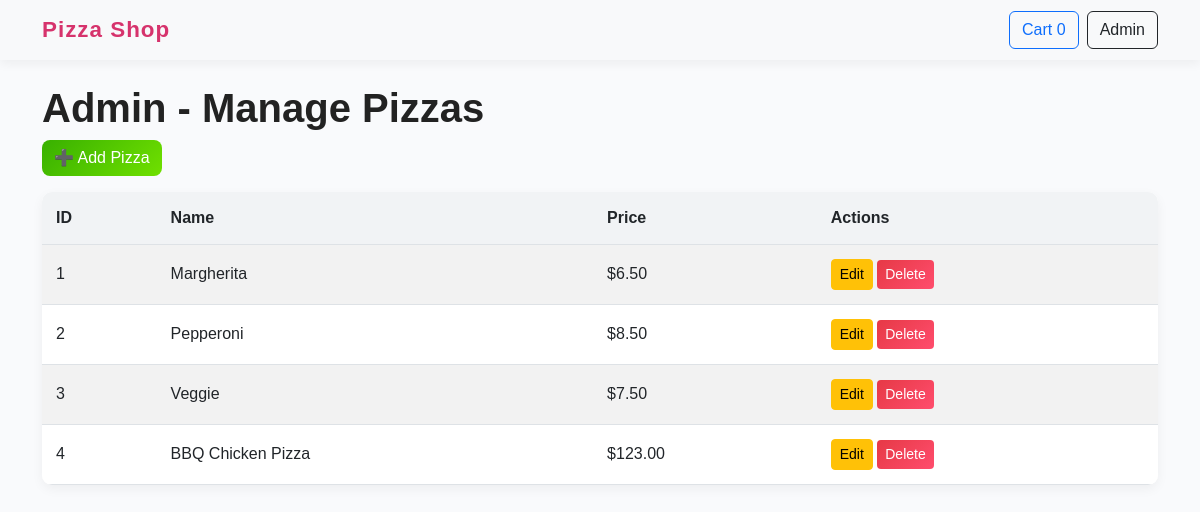
The app's page /admin/pizzas, older data.
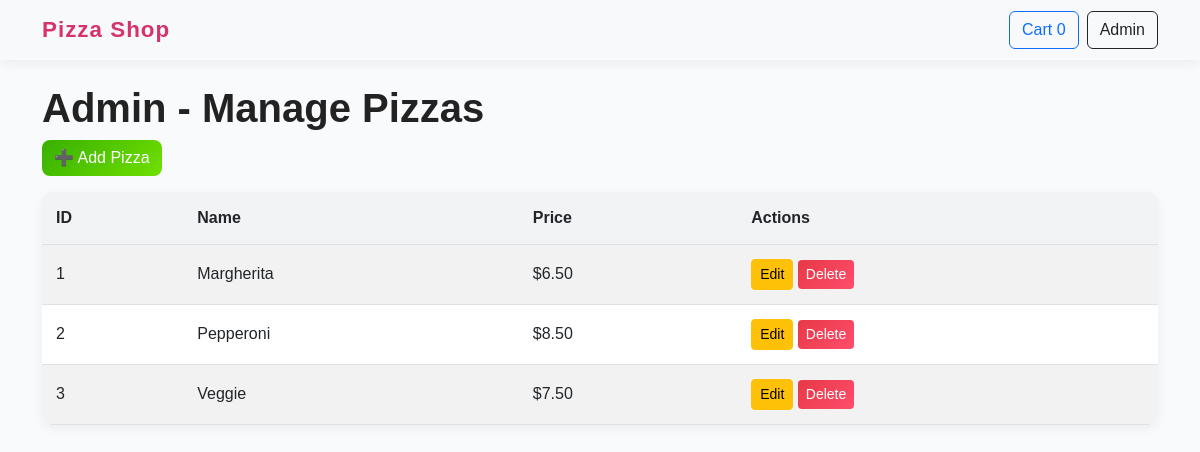
The same page, newer data.
### app/models.py (models this page shows, shortened)
class Pizza(Base):
    __tablename__ = "pizzas"
    id = Column(Integer, primary_key=True, index=True)
    name = Column(String(100), nullable=False, unique=True)
    description = Column(Text, default="")
    price = Column(Float, nullable=False)
    image_filename = Column(String(255), default="default_pizza.jpeg")
    order_items = relationship("OrderItem", back_populates="pizza")

### app/main.py (the view)
@app.get("/admin/pizzas", response_class=HTMLResponse)
def list_pizzas(request: Request, db: Session = Depends(get_db)):
    pizzas = db.query(models.Pizza).all()
    return templates.TemplateResponse("admin_pizzas.html", {"request": request, "pizzas": pizzas})

### app/templates/admin_pizzas.html
{% extends "base.html" %} {% block content %}
<h1>Admin - Manage Pizzas</h1>
<a class="btn btn-success mb-3" href="/admin/pizzas/new">➕ Add Pizza</a>
<table class="table table-striped">
  <thead>
    <tr>
      <th>ID</th>
      <th>Name</th>
      <th>Price</th>
      <th>Actions</th>
    </tr>
  </thead>
  <tbody>
    {% for pizza in pizzas %}
    <tr>
      <td>{{ pizza.id }}</td>
      <td>{{ pizza.name }}</td>
      <td>${{ '%.2f'|format(pizza.price) }}</td>
      <td>
        <a
          class="btn btn-sm btn-warning"
          href="/admin/pizzas/edit/{{ pizza.id }}"
          >Edit</a
        >
        <form
          method="post"
          action="/admin/pizzas/delete/{{ pizza.id }}"
          style="display: inline"
          onsubmit="return confirm('Are you sure you want to delete this pizza?');"
        >
          <button class="btn btn-sm btn-danger" type="submit">Delete</button>
        </form>
      </td>
    </tr>
    {% endfor %}
  </tbody>
</table>
{% endblock %}

### app/templates/base.html (shortened to what this page needs)
<!DOCTYPE html>
<html lang="en">
  <head>
    <link
      href="https://cdn.jsdelivr.net/npm/bootstrap@5.3.0/dist/css/bootstrap.min.css"
      rel="stylesheet"
    />
    <link rel="stylesheet" href="/static/css/main.css" />
  </head>
  <body>
    <nav class="navbar navbar-expand-lg navbar-light bg-light mb-4">
      <div class="container">
        <a class="navbar-brand" href="/">Pizza Shop</a>
        <div class="d-flex gap-2">
          <a class="btn btn-outline-primary" href="/cart">
            Cart <span id="cart-count">0</span>
          </a>
          <a class="btn btn-outline-dark" href="/admin/pizzas"> Admin </a>
        </div>
      </div>
    </nav>
    <main class="container">{% block content %}{% endblock %}</main>
  </body>
</html>

### app/static/css/main.css (style rules this page uses)
body { font-family: "Poppins", sans-serif; background: #f9fafc; color: #333; transition: background 0.3s ease-in-out; }
.navbar { box-shadow: 0 4px 10px rgba(0, 0, 0, 0.05); transition: all 0.3s ease; }
.navbar-brand { font-weight: 700; font-size: 1.4rem; letter-spacing: 1px; color: #d6336c !important; }
.navbar .btn { transition: transform 0.2s ease, background 0.3s ease; }
h1, h2, h5 { font-weight: 600; color: #222; }
.btn-success { background: linear-gradient(135deg, #38b000, #70e000); border: none; border-radius: 8px; }
.btn-danger { background: linear-gradient(135deg, #e63946, #ff4d6d); border: none; }
.table { background: white; border-radius: 10px; overflow: hidden; box-shadow: 0 4px 12px rgba(0,0,0,0.05); }
.table th { background: #f1f3f5; font-weight: 600; }
.table td, .table th { padding: 14px; vertical-align: middle; }
.card, form, .table, .alert { animation: pop 0.5s ease; }

Row changes from the older to the newer data that the page shows:
removed Pizza: id "4", name "BBQ Chicken Pizza", price "123.00"
